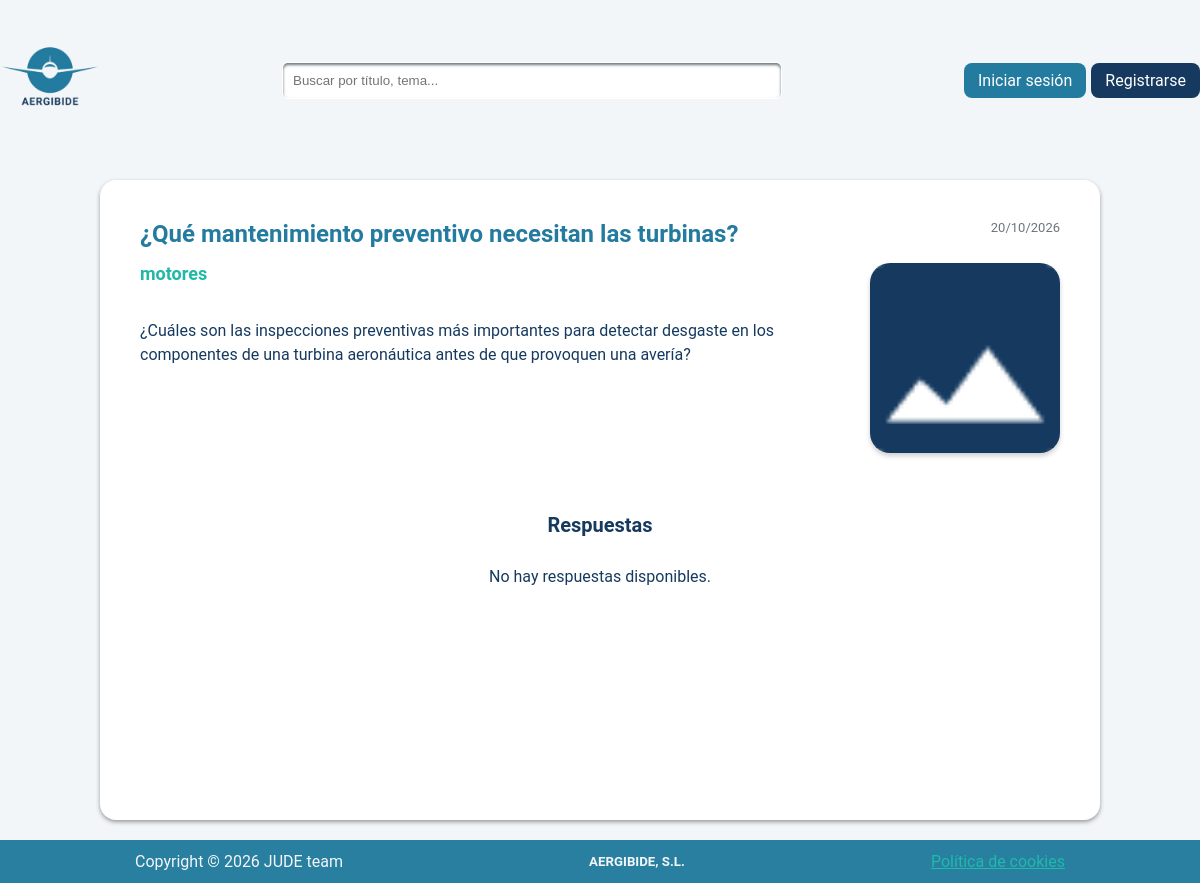
The page /index.php?controller=PreguntaController&accion=index&id=3 on the database its author committed.
### tables this page shows
CREATE TABLE preguntas (
    id_pregunta INT AUTO_INCREMENT PRIMARY KEY,
    id_usuario INT NOT NULL,
    titulo VARCHAR(200) NOT NULL,
    descripcion TEXT NOT NULL,
    fecha_creacion DATETIME NOT NULL DEFAULT CURRENT_TIMESTAMP,
    estado ENUM('abierto', 'cerrado') NOT NULL DEFAULT 'abierto',
    tipo ENUM(
        'aerodinamica',
        'materiales',
        'motores',
        'software',
        'procesos',
        'diseño',
        'otros'
    ) NOT NULL DEFAULT 'otros',

    CONSTRAINT fk_preguntas_usuarios
        FOREIGN KEY (id_usuario)
        REFERENCES usuarios(id_usuario)
        ON DELETE CASCADE
);

### controllers/PreguntaController.php (called while the page is built, shortened)
<?php
require_once __DIR__ . '/../models/PreguntaModel.php';
class PreguntaController extends BaseController {
    public function index() {
        $id=$_GET["id"];
        $pregunta=PreguntaModel::getById($id);
        $respuestas=RespuestaModel::getByPreguntaId($id);
        require "views/pregunta.view.php";
    }
}

### Router.php (called while the page is built, shortened)
<?php
class Router {
    public static function dispatch() {
        $controllerName = $_GET['controller'] ?? 'PrincipalController';
        $action = $_GET['accion'] ?? 'index';
        self::loadController($controllerName, $action);
    }
    private static function loadController($controllerName, $action) {
        $controller = new $controllerName();
        $controller->$action();
    }
}

### index.php (called while the page is built)
<?php
require_once 'Router.php';
Router::dispatch();

### models/PreguntaModel.php (called while the page is built, shortened)
<?php
class PreguntaModel {
    public static function getById($id) {
        $db = Database::getConnection();
        $stmt = $db-> prepare("SELECT p.*, a.ruta AS imagen_ruta
                               FROM preguntas p
                               LEFT JOIN adjuntos a ON p.id_pregunta = a.id_pregunta
                               WHERE p.id_pregunta = :id_pregunta");
        $stmt-> execute(['id_pregunta' => $id]);
        return $stmt->fetch(PDO::FETCH_ASSOC);
    }
}

### views/pregunta.view.php (the view, shortened to what this page needs)
<?php include __DIR__ . '/layout/header.php'; ?>
<main class="detallePregunta">
    <?php if (!empty($pregunta)): ?>
    <div class="detalleCabecera">
        <div class="cabecera">
            <h1><?= htmlspecialchars($pregunta['titulo']) ?></h1>
            <p><?= date('d/m/Y', strtotime($pregunta['fecha_creacion'])) ?></p>
        </div>
        <div class="infoPregunta">
            <h2><?= htmlspecialchars($pregunta['tipo']) ?></h2>
            <p><?= htmlspecialchars($pregunta['descripcion']) ?></p>
        </div>
        <?php if (!empty($pregunta['imagen_ruta'])): ?>
            <img class="imagenPregunta"
                 src="<?= htmlspecialchars($pregunta['imagen_ruta']) ?>"
                 alt="Imagen de la pregunta">
        <?php else: ?>
            <img class="imagenPregunta"
                 src="assets/images/SinImagen.png"
                 alt="Imagen por defecto">
        <?php endif; ?>
    </div>
        <section class="respuestas">
            <h2>Respuestas</h2>
            <?php if (!empty($respuestas)): ?>
                <?php foreach ($respuestas as $respuesta): ?>
                    <div class="respuestaCard">
                        <div>
                            <p><?= htmlspecialchars($respuesta['texto']) ?></p>
                        </div>
                        <?php if (!empty($respuesta['imagen_ruta'])): ?>
                            <img
                                src="<?= htmlspecialchars($respuesta['imagen_ruta']) ?>"
                                alt="Imagen de la respuesta">
                        <?php endif; ?>
                    </div>
                <?php endforeach; ?>
            <?php else: ?>
                <p>No hay respuestas disponibles.</p>
            <?php endif; ?>
        </section>
    <?php else: ?>
        <p>La pregunta no existe.</p>
    <?php endif; ?>
</main>
<?php include __DIR__ . '/layout/footer.php'; ?>

### assets/css/principal.css (style rules this page uses)
* { padding: 0; margin: 0; box-sizing: border-box; }
body { background-color: #F3F6F9; font-family: 'Roboto', sans-serif; }
.detallePregunta { background-color: white; padding: 40px; max-width: 1000px; height: 80vh; margin: 20px auto; color: #163A5F; border-radius: 1rem; box-shadow: 0 2px 4px #999; }
.detalleCabecera { display: grid; grid-template-columns: 1fr 190px; column-gap: 35px; row-gap: 15px; margin-bottom: 60px; }
.cabecera { display: flex; justify-content: space-between; align-items: flex-start; grid-column: 1 / 3; }
.cabecera h1 { font-size: 24px; color: #247BA0; }
.cabecera p { color: #6B767B; font-size: 13px; white-space: nowrap; }
.infoPregunta { grid-column: 1; grid-row: 2; }
.infoPregunta h2 { color: #20B8A6; font-size: 18px; margin-bottom: 35px; }
.infoPregunta p { margin-bottom: 15px; line-height: 1.5; overflow-wrap: anywhere; }
.imagenPregunta { grid-column: 2; grid-row: 2; width: 190px; height: 190px; object-fit: cover; border-radius: 20px; box-shadow: 0 3px 5px #00000030; }
.respuestas h2 { text-align: center; font-size: 20px; margin-bottom: 10px; }
.respuestas > p { text-align: center; padding: 20px; }

### rows shown on the page
preguntas: titulo "¿Qué mantenimiento preventivo necesitan las turbinas?", fecha_creacion "20/10/2026", tipo "motores", descripcion "¿Cuáles son las inspecciones preventivas más importantes para detectar desgaste en los componentes de una turbina aeronáutica antes de que provoquen una avería?"
